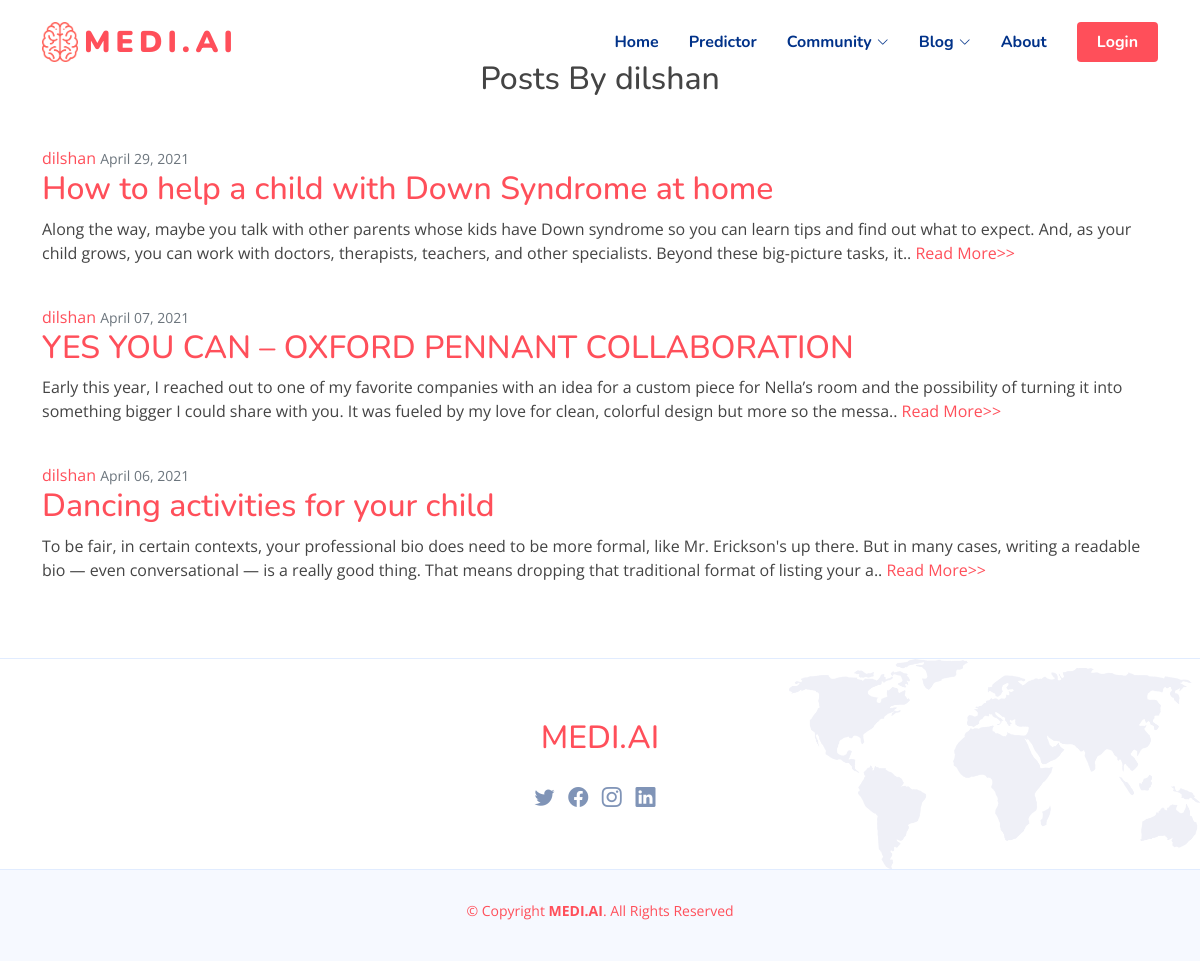
Page /blog/user/dilshan/ on the earlier database version.
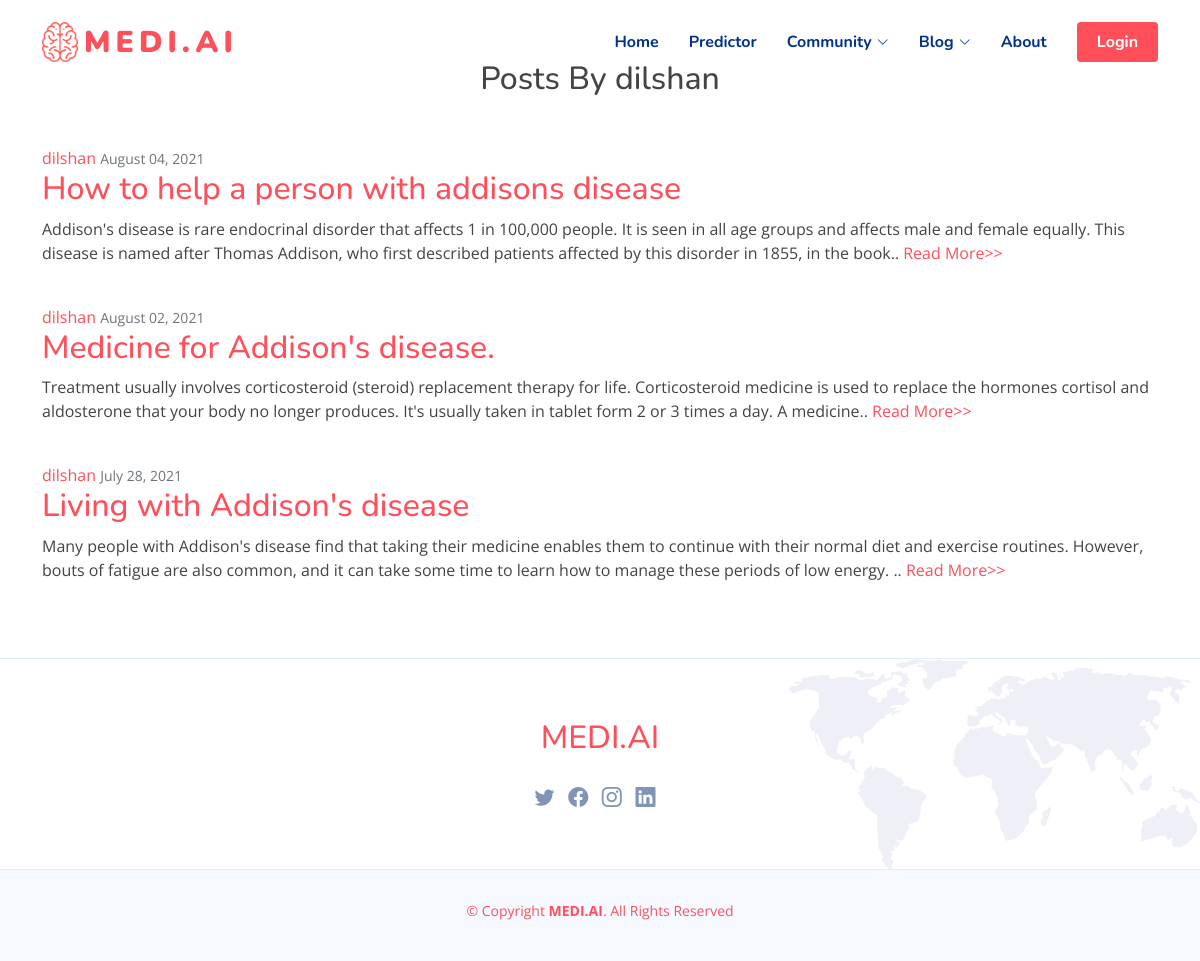
Same page on the later database version.
### blog/models.py (models this page shows, shortened)
class Post(models.Model):
    author = models.ForeignKey(
        settings.AUTH_USER_MODEL, on_delete=models.CASCADE)
    title = models.CharField(max_length=100)
    brief = models.TextField(max_length=500,default="")
    content = models.TextField()
    liked = models.ManyToManyField(
        settings.AUTH_USER_MODEL, blank=True, related_name='liked')
    date_posted = models.DateTimeField(default=timezone.now)
    pic = models.ImageField(upload_to='photos/%Y/%m/%d/', default='photos\2021\04\06\01.png')
    objects = PostManager()
    class Meta:
        ordering = ('-date_posted', )

### blog/views.py (the view)
# urls.py: path('user/<str:username>/', UserPostListView.as_view(), name='user_posts'),
class UserPostListView(ListView):
    model = Post
    template_name = 'blog/user_posts.html'
    context_object_name = 'posts'
    paginate_by = 5
    def get_queryset(self):
        user = get_object_or_404(User, username=self.kwargs.get('username'))
        return Post.objects.filter(author=user).order_by('-date_posted')

### templates/blog/user_posts.html (shortened to what this page needs)
{% extends 'base.html' %}
{% load static %}
{% load crispy_forms_tags %}
{% block content %}
<div class="main-content">
<section>
    <div class="container">
      <div class="title-health-box wow fadeInUp text-center" data-wow-duration="0.9s">
        <h2 class="title font-weight-bold">Posts By {{view.kwargs.username}}</h2>
      </div>
      <div class="row align-items-center">
        {% for post in posts %}
            <article class="media content-section">
              <div class="media-body">
                <div class="article-metadata">
                  <a class="mr-2" href="{% url 'user_posts' post.author.username %}">{{ post.author }}</a>
                  <small class="text-muted">{{ post.date_posted|date:"F d, Y" }}</small>
                </div>
              <h2><a class="article-title" href="{% url 'post_detail' post.pk %}">{{ post.title }}</a></h2>
                <p class="article-content">{{ post.content| slice:":265"  }}..<a href="{% url 'post_detail' post.pk %}"> Read More>></a></p>
              </div>
            </article>
        {% endfor %}
      </div>
    </div>
  </section>
</div>
{% endblock content %}

Differences in the rows shown:
changed Post: date_posted "April 29, 2021" → "August 04, 2021"; title "How to help a child with Down Syndrome at home" → "How to help a person with addisons disease"; content "Along the way, maybe you talk with other parents whose kids have Down syndrome so you can learn tips and find out what to expect. And, as your child grows, you can work with doctors, therapists, teachers, and other specialists. Beyond these big-picture tasks, it" → "Addison's disease is rare endocrinal disorder that affects 1 in 100,000 people. It is seen in all age groups and affects male and female equally. This disease is named after Thomas Addison, who first described patients affected by this disorder in 1855, in the book"
changed Post: date_posted "April 07, 2021" → "August 02, 2021"; title "YES YOU CAN – OXFORD PENNANT COLLABORATION" → "Medicine for Addison's disease."; content "Early this year, I reached out to one of my favorite companies with an idea for a custom piece for Nella’s room and the possibility of turning it into something bigger I could share with you. It was fueled by my love for clean, colorful design but more so the messa" → "Treatment usually involves corticosteroid (steroid) replacement therapy for life. Corticosteroid medicine is used to replace the hormones cortisol and aldosterone that your body no longer produces. It's usually taken in tablet form 2 or 3 times a day. A medicine"
changed Post: date_posted "April 06, 2021" → "July 28, 2021"; title "Dancing activities for your child" → "Living with Addison's disease"; content "To be fair, in certain contexts, your professional bio does need to be more formal, like Mr. Erickson's up there. But in many cases, writing a readable bio — even conversational — is a really good thing. That means dropping that traditional format of listing your a" → "Many people with Addison's disease find that taking their medicine enables them to continue with their normal diet and exercise routines. However, bouts of fatigue are also common, and it can take some time to learn how to manage these periods of low energy."
